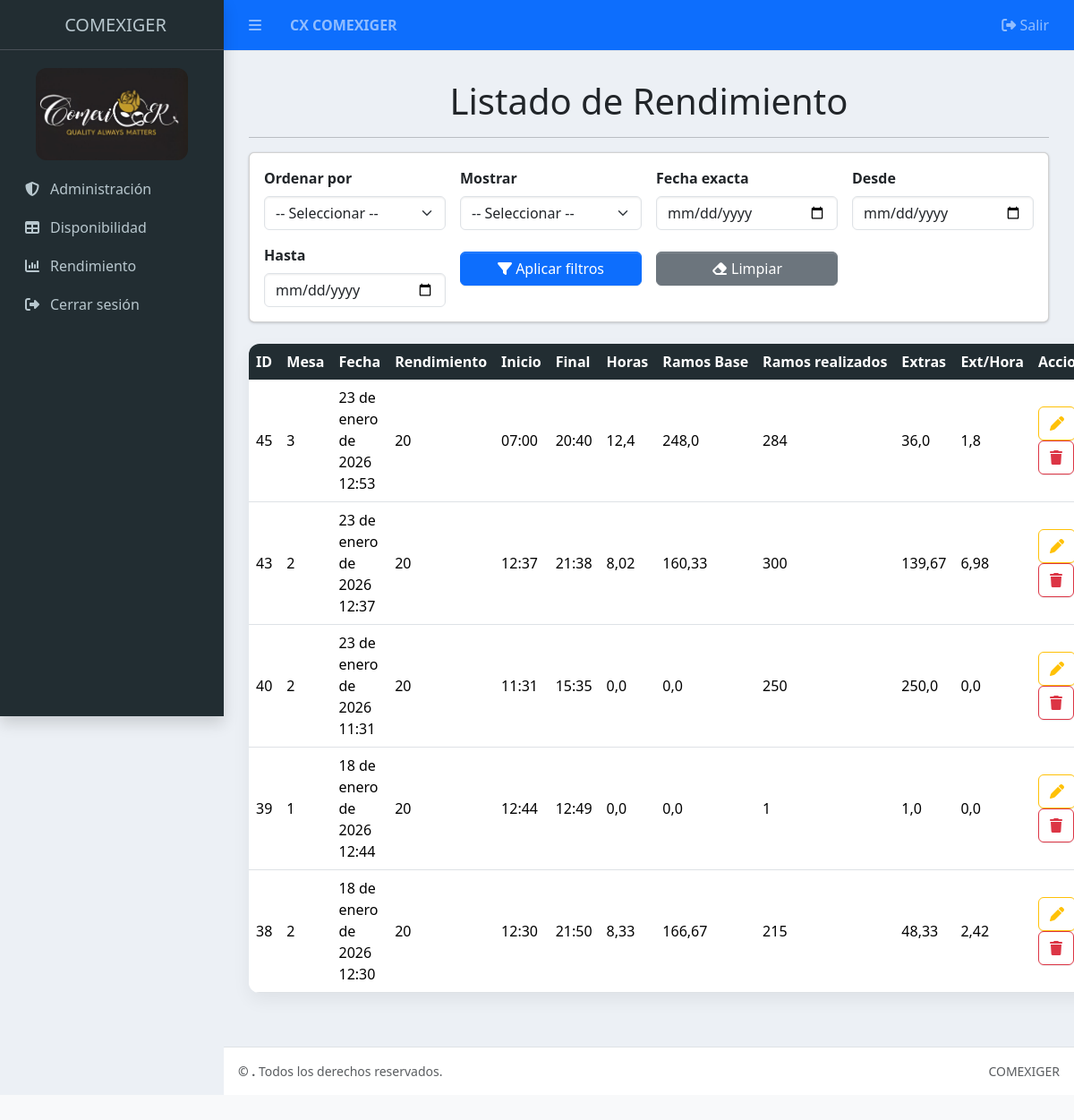
The app's page /rendimiento (signed in), older data.
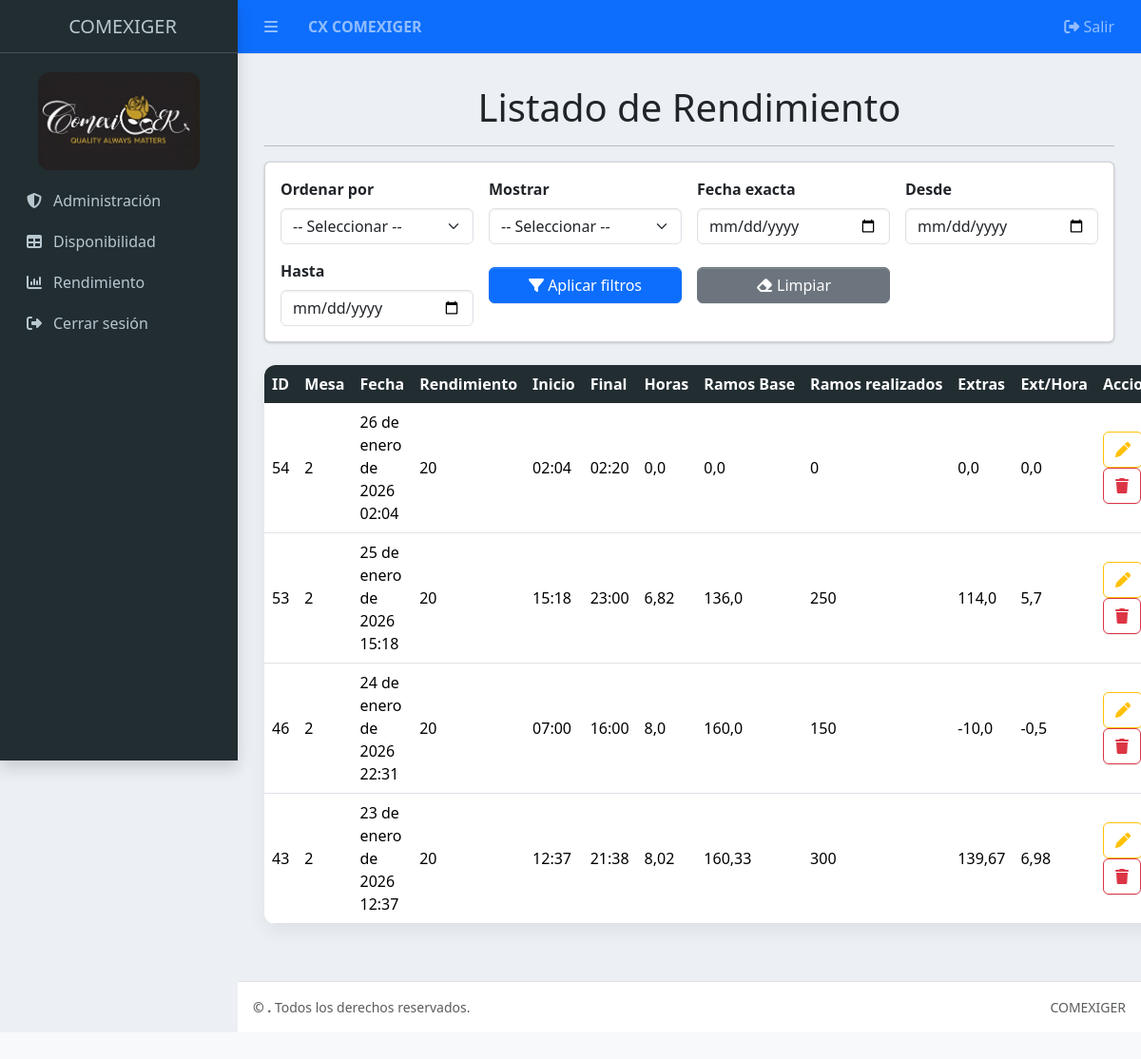
The same page, newer data.
### Aplicaciones/Rendimiento/models.py (models this page shows, shortened)
class Rendimiento(models.Model):
    qr_id = models.CharField(max_length=255)
    numero_mesa = models.CharField(max_length=50)
    fecha_entrada = models.DateTimeField()
    hora_inicio = models.DateTimeField(null=True, blank=True)
    hora_final = models.DateTimeField(null=True, blank=True)
    rendimiento = models.IntegerField(default=0)
    ramos_base = models.IntegerField(default=0)
    bonches = models.IntegerField(default=0)
    horas_trabajadas = models.FloatField(null=True, blank=True)
    ramos_esperados = models.FloatField(null=True, blank=True)
    ramos_extras = models.FloatField(null=True, blank=True)
    extras_por_hora = models.FloatField(null=True, blank=True)
    from decimal import Decimal, ROUND_FLOOR

### Aplicaciones/Rendimiento/views.py (the view)
# urls.py: path('rendimiento', views.inicio, name='rendimiento'),
@web_admin_required
def inicio(request):
    listadoRendimiento = Rendimiento.objects.filter(qr_id="JORNADA").order_by('-fecha_entrada')
    return render(request, 'rendimiento.html', {'rendimiento': listadoRendimiento})

### Aplicaciones/Rendimiento/templates/rendimiento.html (shortened to what this page needs)
{% extends 'plantilla.html' %}
{% load static %}
{% block body %}
<main class="container-fluid py-3">
  <h1 class="text-center">Listado de Rendimiento</h1>
  <hr>
  <div class="card p-3 mb-4">
    <div class="row g-3">
      <div class="col-md-3">
        <label class="form-label fw-bold">Ordenar por</label>
        <select id="ordenarPor" class="form-select">
          <option value="">-- Seleccionar --</option>
        </select>
      </div>
      <div class="col-md-3">
        <label class="form-label fw-bold">Mostrar</label>
        <select id="ordenReciente" class="form-select">
          <option value="">-- Seleccionar --</option>
        </select>
      </div>
      <div class="col-md-3">
        <label class="form-label fw-bold">Fecha exacta</label>
        <input type="date" id="fechaExacta" class="form-control">
      </div>
      <div class="col-md-3">
        <label class="form-label fw-bold">Desde</label>
        <input type="date" id="fechaDesde" class="form-control">
      </div>
      <div class="col-md-3 mt-3">
        <label class="form-label fw-bold">Hasta</label>
        <input type="date" id="fechaHasta" class="form-control">
      </div>
      <div class="col-md-3 mt-4">
        <button id="btnAplicarFiltros" type="button" class="btn btn-primary w-100">
          <i class="fa fa-filter"></i> Aplicar filtros
        </button>
      </div>
      <div class="col-md-3 mt-4">
        <button id="btnLimpiarFiltros" type="button" class="btn btn-secondary w-100">
          <i class="fa fa-eraser"></i> Limpiar
        </button>
      </div>
    </div>
  </div>
  <table id="table_rendimiento" class="table table-hover align-middle w-100 tabla-comexiger">
    <thead>
      <tr class="table-success">
        <th>ID</th>
        <th>Mesa</th>
        <th>Fecha</th>
        <th>Rendimiento</th>
        <th>Inicio</th>
        <th>Final</th>
        <th>Horas</th>
        <th>Ramos Base</th>
        <th>Ramos realizados</th>
        <th>Extras</th>
        <th>Ext/Hora</th>
        <th>Acciones</th>
      </tr>
    </thead>
    <tbody>
      {% for r in rendimiento %}
      <tr>
        <td>{{ r.id }}</td>
        <td>{{ r.numero_mesa }}</td>
        <td>{{ r.fecha_entrada|date:"d \\d\\e F \\d\\e Y H:i" }}</td>
        <td>{% if r.rendimiento %}{{ r.rendimiento }}{% else %}20{% endif %}</td>
        <td>{% if r.hora_inicio %}{{ r.hora_inicio|date:"H:i" }}{% else %}-{% endif %}</td>
        <td>{% if r.hora_final %}{{ r.hora_final|date:"H:i" }}{% else %}-{% endif %}</td>
        <td>{{ r.horas_trabajadas|default_if_none:"-" }}</td>
        <td>{{ r.ramos_esperados|default_if_none:"-" }}</td>
        <td>{{ r.bonches|default:"0" }}</td>
        <td>{{ r.ramos_extras|default_if_none:"-" }}</td>
        <td>{{ r.extras_por_hora|default_if_none:"-" }}</td>
        <td>
          <button
            type="button"
            class="btn btn-outline-warning btn-editar"
            data-bs-toggle="modal"
            data-bs-target="#modalEditarGlobal"
            data-id="{{ r.id }}"
            data-mesa="{{ r.numero_mesa }}"
            data-fecha="{{ r.fecha_entrada|date:'Y-m-d\\TH:i' }}"
            data-inicio="{% if r.hora_inicio %}{{ r.hora_inicio|date:'Y-m-d\\TH:i' }}{% endif %}"
            data-final="{% if r.hora_final %}{{ r.hora_final|date:'Y-m-d\\TH:i' }}{% endif %}"
            data-bonches="{{ r.bonches|default:'0' }}"
            data-rendimiento="{% if r.rendimiento %}{{ r.rendimiento }}{% else %}20{% endif %}">
            <i class="fa fa-pen"></i>
          </button>
          <a href="{% url 'eliminar_rendimiento' r.id %}"
             class="btn btn-outline-danger btn-eliminar"
             data-id="{{ r.id }}"
             data-nombre="Mesa {{ r.numero_mesa }} - {{ r.fecha_entrada|date:'d/m/Y H:i' }}">
            <i class="fa fa-trash"></i>
          </a>
        </td>
      </tr>
      {% endfor %}
    </tbody>
  </table>
</main>
{% endblock %}
{% block extra_scripts %}
<br><br>
{% endblock %}

### Aplicaciones/templates/plantilla.html (shortened to what this page needs)
{% load static %}
<!DOCTYPE html>
<html lang="es">
<head>
  <link href="https://cdn.jsdelivr.net/npm/bootstrap@5.3.3/dist/css/bootstrap.min.css" rel="stylesheet">
  <link rel="stylesheet"
        href="https://cdnjs.cloudflare.com/ajax/libs/font-awesome/6.7.2/css/all.min.css"
 />
  <link rel="stylesheet" href="{% static 'plantilla/adminlte4/dist/css/adminlte.min.css' %}">
  <link rel="stylesheet" href="https://cdn.datatables.net/1.13.7/css/dataTables.bootstrap5.min.css">
  <link rel="stylesheet" href="https://cdn.datatables.net/buttons/2.4.2/css/buttons.bootstrap5.min.css">
  <link rel="stylesheet" href="https://cdn.datatables.net/responsive/2.5.0/css/responsive.bootstrap5.min.css">
</head>
<body class="layout-fixed sidebar-expand-lg bg-body-tertiary">
<div class="app-wrapper">
  <nav class="app-header navbar navbar-expand bg-primary navbar-dark">
    <div class="container-fluid">
      <ul class="navbar-nav">
        <li class="nav-item">
          <a class="nav-link" data-lte-toggle="sidebar" href="#" role="button">
            <i class="fa-solid fa-bars"></i>
          </a>
        </li>
        <li class="nav-item d-none d-md-inline-block">
          <a href="{% url 'dispo' %}" class="nav-link fw-semibold">CX COMEXIGER</a>
        </li>
      </ul>
      <ul class="navbar-nav ms-auto">
        <li class="nav-item">
          <a class="nav-link" href="{% url 'cerrarsesion' %}">
            <i class="fa-solid fa-right-from-bracket"></i> <span class="d-none d-md-inline">Salir</span>
          </a>
        </li>
      </ul>
    </div>
  </nav>
  <aside class="app-sidebar bg-dark shadow" data-bs-theme="dark">
    <div class="sidebar-brand">
      <a href="{% url 'dispo' %}" class="brand-link">
        <span class="brand-text fw-light">COMEXIGER</span>
      </a>
    </div>
    <div class="sidebar-wrapper">
      <div class="px-3">
        <img src="{% static 'img/logo.jpg' %}" class="logo-comexiger" alt="Logo">
      </div>
      <nav class="mt-2">
        <ul class="nav sidebar-menu flex-column" role="menu">
          <li class="nav-item">
            <a class="nav-link" href="{% url 'usuariore' %}">
              <i class="nav-icon fa-solid fa-shield-halved"></i>
              <p>Administración</p>
            </a>
          </li>
          <li class="nav-item">
            <a class="nav-link" href="{% url 'dispo' %}">
              <i class="nav-icon fa-solid fa-table"></i>
              <p>Disponibilidad</p>
            </a>
          </li>
          <li class="nav-item">
            <a class="nav-link" href="{% url 'rendimiento' %}">
              <i class="nav-icon fa-solid fa-chart-column"></i>
              <p>Rendimiento</p>
            </a>
          </li>
          <li class="nav-item">
            <a class="nav-link" href="{% url 'cerrarsesion' %}">
              <i class="nav-icon fa-solid fa-right-from-bracket"></i>
              <p>Cerrar sesión</p>
            </a>
          </li>
        </ul>
      </nav>
    </div>
  </aside>
  <main class="app-main">
    <div class="app-content p-3">
      {% block body %}{% endblock %}
    </div>
  </main>
  <footer class="app-footer small">
    <div class="float-end d-none d-sm-inline">COMEXIGER</div>
    <strong>&copy; {{ now|date:"Y" }}.</strong> Todos los derechos reservados.
  </footer>
</div>
{% block extra_scripts %}{% endblock %}
</body>
</html>

### Aplicaciones/templates/plantilla.html (style rules this page uses)
.logo-comexiger { width: 170px; height:auto; border-radius:12px; display:block; margin:12px auto; }
body, .app-wrapper, .app-main, .app-content { background-color: #ECF0F5 !important; }
.app-sidebar { background-color: #222D32 !important; }
.app-sidebar .nav-link, .app-sidebar .brand-text, .app-sidebar p { color: #b8c7ce !important; }
.app-sidebar .nav-icon { color: #b8c7ce !important; }

### Aplicaciones/Rendimiento/templates/rendimiento.html (style rules this page uses)
body { background: #ECF0F5; }
.tabla-comexiger { border-radius: 12px; overflow: hidden; background: #ffffff; box-shadow: 0 8px 20px rgba(0,0,0,.06); }
.tabla-comexiger thead th { background: #222D32 !important; color: #fff !important; border-bottom: 0 !important; font-weight: 700; vertical-align: middle; white-space: nowrap; }
.tabla-comexiger tbody td { vertical-align: middle; }
.btn-eliminar { transition: all 0.3s ease !important; }
.btn-outline-warning { transition: all 0.3s ease !important; }

Row changes from the older to the newer data that the page shows:
removed Rendimiento: id "45", numero_mesa "3", fecha_entrada "23 de enero de 2026 12:53", rendimiento "20", hora_inicio "07:00", hora_final "20:40", horas_trabajadas "12,4", ramos_esperados "248,0", bonches "284", ramos_extras "36,0", extras_por_hora "1,8"
removed Rendimiento: id "40", numero_mesa "2", fecha_entrada "23 de enero de 2026 11:31", rendimiento "20", hora_inicio "11:31", hora_final "15:35", horas_trabajadas "0,0", ramos_esperados "0,0", bonches "250", ramos_extras "250,0", extras_por_hora "0,0"
removed Rendimiento: id "39", numero_mesa "1", fecha_entrada "18 de enero de 2026 12:44", rendimiento "20", hora_inicio "12:44", hora_final "12:49", horas_trabajadas "0,0", ramos_esperados "0,0", bonches "1", ramos_extras "1,0", extras_por_hora "0,0"
removed Rendimiento: id "38", numero_mesa "2", fecha_entrada "18 de enero de 2026 12:30", rendimiento "20", hora_inicio "12:30", hora_final "21:50", horas_trabajadas "8,33", ramos_esperados "166,67", bonches "215", ramos_extras "48,33", extras_por_hora "2,42"
added Rendimiento: id "54", numero_mesa "2", fecha_entrada "26 de enero de 2026 02:04", rendimiento "20", hora_inicio "02:04", hora_final "02:20", horas_trabajadas "0,0", ramos_esperados "0,0", bonches "0", ramos_extras "0,0", extras_por_hora "0,0"
added Rendimiento: id "53", numero_mesa "2", fecha_entrada "25 de enero de 2026 15:18", rendimiento "20", hora_inicio "15:18", hora_final "23:00", horas_trabajadas "6,82", ramos_esperados "136,0", bonches "250", ramos_extras "114,0", extras_por_hora "5,7"
added Rendimiento: id "46", numero_mesa "2", fecha_entrada "24 de enero de 2026 22:31", rendimiento "20", hora_inicio "07:00", hora_final "16:00", horas_trabajadas "8,0", ramos_esperados "160,0", bonches "150", ramos_extras "-10,0", extras_por_hora "-0,5"
